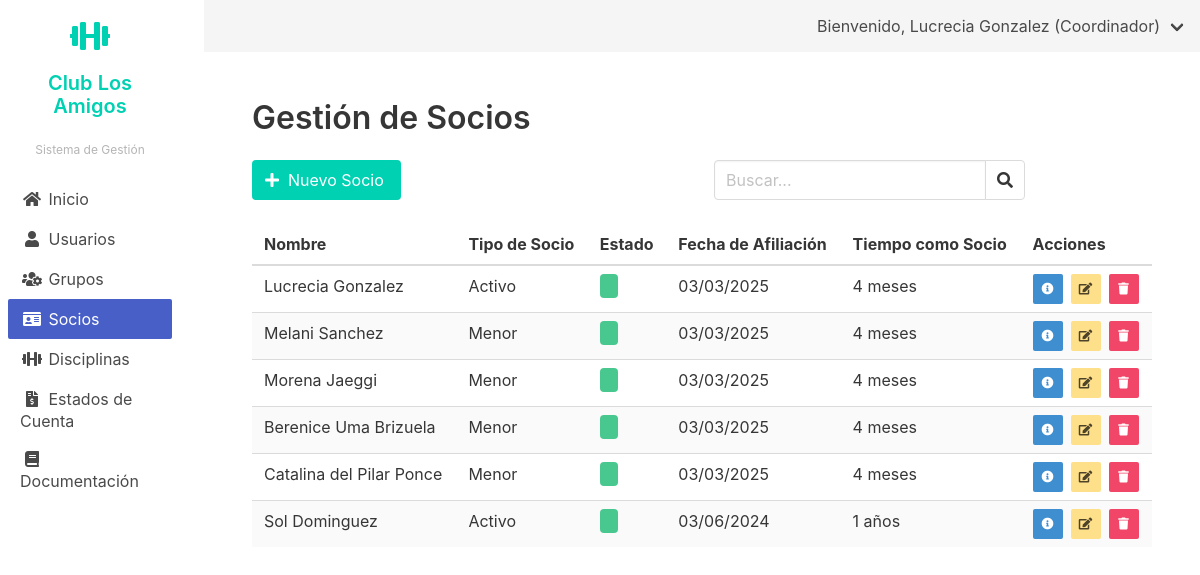
The app's page /socios/ (signed in) with its own data.
### socios/models.py (models this page shows, shortened)
class Socio(models.Model):
    perfil_usuario = models.OneToOneField(PerfilUsuario, on_delete=models.CASCADE, related_name='socio', null=True, blank=True)
    tipo_socio = models.ForeignKey(TipoSocio, on_delete=models.PROTECT)
    fecha_afiliacion = models.DateField()
    observaciones = models.TextField(blank=True, null=True)
    fecha_registro = models.DateTimeField(auto_now_add=True)
    fecha_actualizacion = models.DateTimeField(auto_now=True)
    class Meta:
        verbose_name = 'Socio'
        verbose_name_plural = 'Socios'
        ordering = ['-fecha_registro']
    @property
    def esta_activo(self):
        if self.perfil_usuario:
            return self.perfil_usuario.esta_activo_sistema
        return False
    @property
    def tiempo_socio(self):
        from datetime import date
        import datetime
        if not self.fecha_afiliacion:
            return "Fecha de afiliación no establecida"
        dias = (datetime.date.today() - self.fecha_afiliacion).days
        if dias < 30:
            return f"{dias} días"
        elif dias < 365:
            meses = dias // 30
            return f"{meses} meses"
        else:
            años = dias // 365
            return f"{años} años"

class TipoSocio(models.Model):
    TIPO_SOCIO_CHOICES = [
        ('ACTIVO', 'Activo'),
        ('ADHERENTE', 'Adherente'),
        ('INFANTIL', 'Infantil'),
        ('HONORARIO', 'Honorario'),
    ]
    nombre = models.CharField(max_length=10, choices=TIPO_SOCIO_CHOICES, unique=True)
    descripcion = models.TextField(blank=True, null=True)
    class Meta:
        verbose_name = 'Tipo de Socio'
        verbose_name_plural = 'Tipos de Socios'
        default_manager_name = 'objects'

### usuarios/models.py (models this page shows, shortened)
class PerfilUsuario(models.Model):
    TIPO_DOCUMENTO_CHOICES = [
        ('DNI', 'DNI'),
        ('CE', 'Carné de Extranjería'),
        ('PAS', 'Pasaporte'),
    ]
    ESTADO_SOCIO_CHOICES = [
        ('ACTIVO', 'Activo'),
        ('INACTIVO', 'Inactivo'),
        ('SUSPENDIDO', 'Suspendido'),
        ('PENDIENTE', 'Pendiente de Aprobación'),
        ('RETIRADO', 'Retirado'),
    ]
    usuario = models.OneToOneField(User, on_delete=models.CASCADE, related_name='perfil')
    tipo_documento = models.CharField(max_length=3, choices=TIPO_DOCUMENTO_CHOICES, default='DNI')
    numero_documento = models.CharField(max_length=20, unique=True)
    telefono = models.CharField(max_length=15, blank=True, null=True)
    direccion = models.TextField(blank=True, null=True)
    fecha_nacimiento = models.DateField(blank=True, null=True)
    estado_socio = models.CharField(max_length=10, choices=ESTADO_SOCIO_CHOICES, default='ACTIVO',
                                   verbose_name='Estado como Socio')
    fecha_registro = models.DateTimeField(auto_now_add=True)
    fecha_actualizacion = models.DateTimeField(auto_now=True)
    class Meta:
        verbose_name = 'Perfil de Usuario'
        verbose_name_plural = 'Perfiles de Usuario'
    @property
    def esta_activo_sistema(self):
        return self.usuario.is_active and self.estado_socio == 'ACTIVO'

### socios/views.py (the view)
# urls.py: path('', views.lista_socios, name='lista_socios'),
@login_required
def lista_socios(request):
    socios = Socio.objects.select_related('perfil_usuario', 'tipo_socio').all()
    return render(request, 'socios/lista_socios.html', {'socios': socios})

### usuarios/context_processors.py (called while the page is built)
def user_role_context(request):
    if request.user.is_authenticated:
        user_groups = request.user.groups.all()
        if user_groups.filter(name='Coordinador').exists():
            user_role = 'Coordinador'
        elif user_groups.filter(name='Tesoreria').exists():
            user_role = 'Tesoreria'
        elif user_groups.filter(name='Comision').exists():
            user_role = 'Comision'
        elif user_groups.filter(name='Administrador').exists():
            user_role = 'Administrador'
        else:
            user_role = 'Default'
    else:
        user_role = 'Default'
    return {
        'user_role': user_role
    }

### socios/templates/socios/lista_socios.html (shortened to what this page needs)
{% extends 'usuarios/base_admin.html' %}
{% block content %}
<div class="container">
    <h1 class="title">Gestión de Socios</h1>
    <div class="columns is-mobile">
        <div class="column">
            <a href="{% url 'socios:nuevo_socio' %}" class="button is-primary">
                <span class="icon is-small"><i class="fas fa-plus"></i></span>
                <span>Nuevo Socio</span>
            </a>
        </div>
        <div class="column has-text-right">
            <div class="field has-addons">
                <div class="control">
                    <input class="input" type="text" placeholder="Buscar...">
                </div>
                <div class="control">
                    <button class="button">
                        <span class="icon is-small"><i class="fas fa-search"></i></span>
                    </button>
                </div>
            </div>
        </div>
    </div>
    <table class="table is-fullwidth is-striped">
        <thead>
            <tr>
                <th>Nombre</th>
                <th>Tipo de Socio</th>
                <th>Estado</th>
                <th>Fecha de Afiliación</th>
                <th>Tiempo como Socio</th>
                <th>Acciones</th>
            </tr>
        </thead>
        <tbody>
            {% for socio in socios %}
            <tr>
                <td>{{ socio.perfil_usuario.usuario.get_full_name }}</td>
                <td>{{ socio.tipo_socio.get_nombre_display }}</td>
                <td>
                    <span class="tag {% if socio.esta_activo %}is-success{% else %}is-danger{% endif %}">
                    </span>
                </td>
                <td>{{ socio.fecha_afiliacion|date:"d/m/Y" }}</td>
                <td>{{ socio.tiempo_socio }}</td>
                <td>
                    <div class="buttons are-small">
                        <a href="{% url 'socios:detalles_socio' socio.pk %}" class="button is-small is-info">
                            <span class="icon is-small"><i class="fas fa-info-circle"></i></span>
                        </a>
                        <a href="{% url 'socios:editar_socio' socio.pk %}" class="button is-small is-warning">
                            <span class="icon is-small"><i class="fas fa-edit"></i></span>
                        </a>
                        <a href="{% url 'socios:eliminar_socio' socio.pk %}" class="button is-small is-danger" onclick="return confirm('¿Estás seguro de eliminar este socio?')">
                            <span class="icon is-small"><i class="fas fa-trash"></i></span>
                        </a>
                    </div>
                </td>
            </tr>
            {% empty %}
            <tr>
                <td colspan="6" class="has-text-centered">No hay socios registrados</td>
            </tr>
            {% endfor %}
        </tbody>
    </table>
</div>
{% endblock %}

### templates/base.html (shortened to what this page needs)
<!DOCTYPE html>
<html lang="es">
<head>
    <link rel="stylesheet" href="https://cdn.jsdelivr.net/npm/bulma@0.9.4/css/bulma.min.css">
    <link rel="stylesheet" href="https://cdnjs.cloudflare.com/ajax/libs/font-awesome/5.15.4/css/all.min.css">
</head>
<body>
    <div class="columns is-fullheight">
        <div class="column is-2 is-sidebar-menu">
            {% block sidebar_menu %}{% endblock %}
        </div>
        <div class="column">
            <nav class="navbar is-light" role="navigation" aria-label="main navigation">
                <div class="navbar-menu">
                    <div class="navbar-end">
                        {% if request.user.is_authenticated %}
                            <div class="navbar-item has-dropdown is-hoverable">
                                <a class="navbar-link">
                                    Bienvenido, {{ request.user.get_full_name }} ({{ request.user.groups.first.name }})
                                </a>
                            </div>
                        {% else %}
                            <div class="navbar-item">
                                <a class="button is-primary" href="{% url 'usuarios:login' %}">
                                    Iniciar sesión
                                </a>
                            </div>
                        {% endif %}
                    </div>
                </div>
            </nav>
            <div class="section">
                {% block content %}{% endblock %}
            </div>
        </div>
    </div>
</body>
</html>

### records on screen
Socio: perfil_usuario.usuario.get_full_name "Lucrecia Gonzalez", tipo_socio.nombre "Activo", fecha_afiliacion "03/03/2025", tiempo_socio "4 meses"
Socio: perfil_usuario.usuario.get_full_name "Melani Sanchez", tipo_socio.nombre "Menor", fecha_afiliacion "03/03/2025", tiempo_socio "4 meses"
Socio: perfil_usuario.usuario.get_full_name "Morena Jaeggi", tipo_socio.nombre "Menor", fecha_afiliacion "03/03/2025", tiempo_socio "4 meses"
Socio: perfil_usuario.usuario.get_full_name "Berenice Uma Brizuela", tipo_socio.nombre "Menor", fecha_afiliacion "03/03/2025", tiempo_socio "4 meses"
Socio: perfil_usuario.usuario.get_full_name "Catalina del Pilar Ponce", tipo_socio.nombre "Menor", fecha_afiliacion "03/03/2025", tiempo_socio "4 meses"
Socio: perfil_usuario.usuario.get_full_name "Sol Dominguez", tipo_socio.nombre "Activo", fecha_afiliacion "03/06/2024", tiempo_socio "1 años"

### other values on screen
{{ request.user.get_full_name }} "Lucrecia Gonzalez"
{{ request.user.groups.first.name }} "Coordinador"
